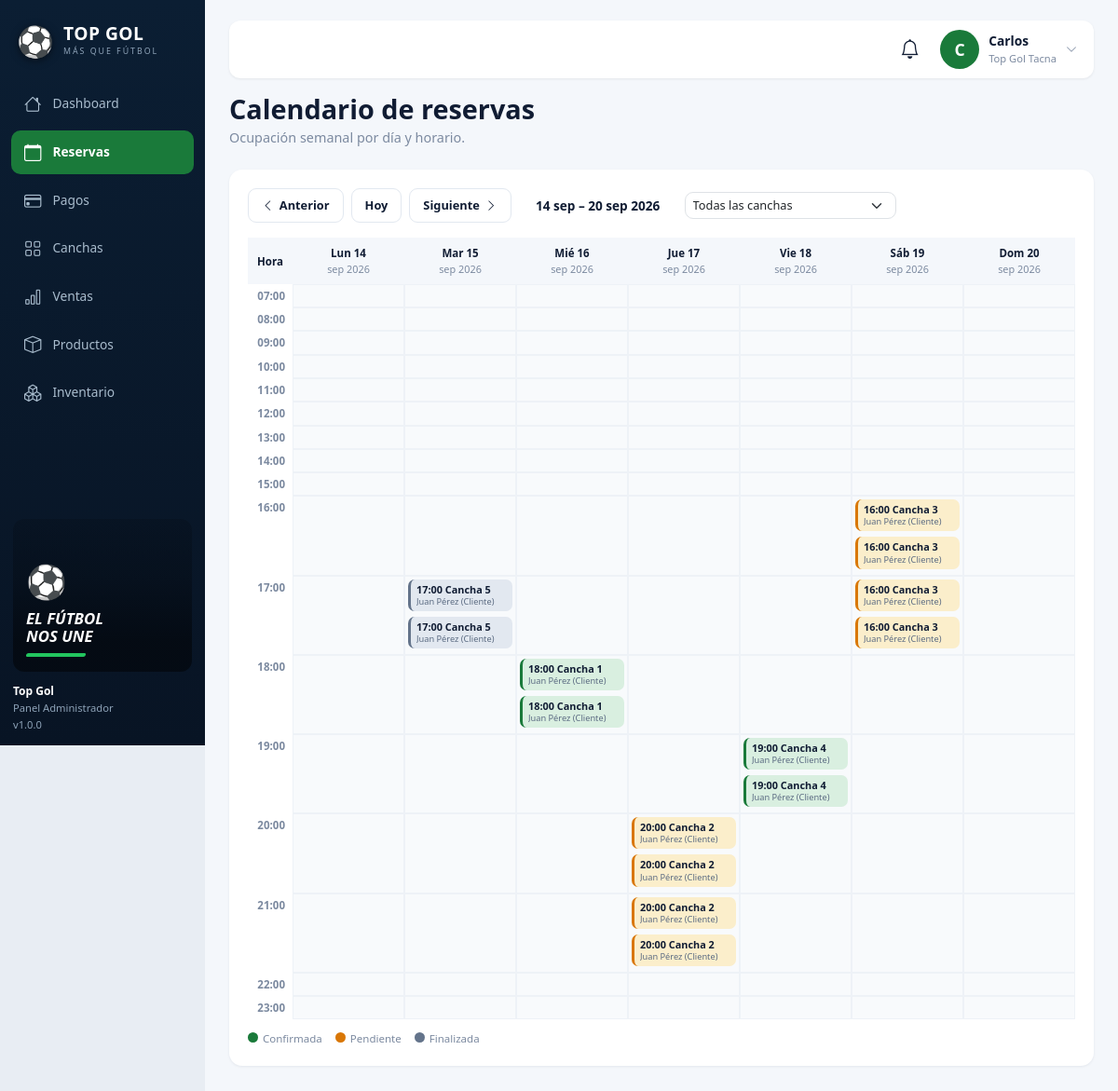
The app's page /admin/calendario?semana=2026-09-14 (signed in) with its own data.
### tables this page shows
CREATE TABLE `reservas` (
  `id` INT NOT NULL AUTO_INCREMENT,
  `usuario_id` INT NOT NULL,
  `cancha_id` INT NOT NULL,
  `fecha` DATE NOT NULL,
  `hora_inicio` TIME NOT NULL,
  `hora_fin` TIME NOT NULL,
  `duracion_horas` DECIMAL(4,2) NOT NULL DEFAULT 1.00,
  `total_pago` DECIMAL(10,2) NOT NULL,
  `estado` ENUM('pendiente', 'confirmada', 'cancelada', 'finalizada') NOT NULL DEFAULT 'pendiente',
  `observaciones` TEXT DEFAULT NULL,
  `metodo_pago` ENUM('yape', 'transferencia_bcp', 'efectivo') DEFAULT NULL,
  `adelanto_monto` DECIMAL(10,2) NOT NULL DEFAULT 20.00,
  `cliente_nombre` VARCHAR(120) DEFAULT NULL,
  `contacto_telefono` VARCHAR(20) DEFAULT NULL,
  `evento_grupo` VARCHAR(32) DEFAULT NULL,
  `pago_estado` ENUM('pendiente', 'en_revision', 'verificado', 'rechazado') NOT NULL DEFAULT 'pendiente',
  `comprobante_ruta` VARCHAR(500) DEFAULT NULL,
  `comprobante_nombre` VARCHAR(255) DEFAULT NULL,
  `comprobante_tipo` VARCHAR(100) DEFAULT NULL,
  `comprobante_size` INT DEFAULT NULL,
  `comprobante_subido_at` TIMESTAMP NULL DEFAULT NULL,
  `pago_verificado_at` TIMESTAMP NULL DEFAULT NULL,
  `pago_verificado_por` INT DEFAULT NULL,
  `created_at` TIMESTAMP NOT NULL DEFAULT CURRENT_TIMESTAMP,
  `updated_at` TIMESTAMP NOT NULL DEFAULT CURRENT_TIMESTAMP ON UPDATE CURRENT_TIMESTAMP,
  PRIMARY KEY (`id`),
  KEY `idx_reserva_usuario` (`usuario_id`),
  KEY `idx_reserva_cancha` (`cancha_id`),
  KEY `idx_reserva_horario` (`cancha_id`, `fecha`, `hora_inicio`, `hora_fin`),
  KEY `idx_reserva_pago_estado` (`pago_estado`),
  CONSTRAINT `fk_reserva_usuario` FOREIGN KEY (`usuario_id`) REFERENCES `usuarios` (`id`) ON DELETE CASCADE,
  CONSTRAINT `fk_reserva_cancha` FOREIGN KEY (`cancha_id`) REFERENCES `canchas` (`id`) ON DELETE CASCADE,
  CONSTRAINT `fk_reserva_verificado_por` FOREIGN KEY (`pago_verificado_por`) REFERENCES `usuarios` (`id`) ON DELETE SET NULL
);

CREATE TABLE `canchas` (
  `id` INT NOT NULL AUTO_INCREMENT,
  `nombre` VARCHAR(100) NOT NULL,
  `descripcion` TEXT DEFAULT NULL,
  `precio_hora` DECIMAL(10,2) NOT NULL,
  `capacidad` INT NOT NULL,
  `tipo` ENUM('futbol_5', 'futbol_7', 'futbol_11') NOT NULL DEFAULT 'futbol_5',
  `iluminacion` TINYINT(1) NOT NULL DEFAULT 1,
  `techada` TINYINT(1) NOT NULL DEFAULT 0,
  `estado` ENUM('disponible', 'mantenimiento') NOT NULL DEFAULT 'disponible',
  `created_at` TIMESTAMP NOT NULL DEFAULT CURRENT_TIMESTAMP,
  `updated_at` TIMESTAMP NOT NULL DEFAULT CURRENT_TIMESTAMP ON UPDATE CURRENT_TIMESTAMP,
  PRIMARY KEY (`id`)
);

CREATE TABLE `usuarios` (
  `id` INT NOT NULL AUTO_INCREMENT,
  `nombre` VARCHAR(100) NOT NULL,
  `email` VARCHAR(100) NOT NULL,
  `password` VARCHAR(255) DEFAULT NULL,
  `telefono` VARCHAR(20) DEFAULT NULL,
  `rol` ENUM('admin', 'cliente') NOT NULL DEFAULT 'cliente',
  `google_id` VARCHAR(255) DEFAULT NULL,
  `avatar` VARCHAR(500) DEFAULT NULL,
  `created_at` TIMESTAMP NOT NULL DEFAULT CURRENT_TIMESTAMP,
  `updated_at` TIMESTAMP NOT NULL DEFAULT CURRENT_TIMESTAMP ON UPDATE CURRENT_TIMESTAMP,
  PRIMARY KEY (`id`),
  UNIQUE KEY `idx_usuario_email` (`email`),
  UNIQUE KEY `idx_usuario_google_id` (`google_id`)
);

### app/Views/reservas/calendario.php (the view, shortened to what the rows shown need)
<?php
$diasN = ['Lun', 'Mar', 'Mié', 'Jue', 'Vie', 'Sáb', 'Dom'];
$mesesC = ['', 'ene', 'feb', 'mar', 'abr', 'may', 'jun', 'jul', 'ago', 'sep', 'oct', 'nov', 'dic'];
$hoy = $hoy ?? date('Y-m-d');
$filtroCancha = (int)($filtroCancha ?? 0);
$domingo = $dias[6];
$rango = date('d', strtotime($lunes)) . ' ' . $mesesC[(int)date('n', strtotime($lunes))]
    . ' – ' . date('d', strtotime($domingo)) . ' ' . $mesesC[(int)date('n', strtotime($domingo))] . ' ' . date('Y', strtotime($domingo));
$urlSemana = static fn(string $fecha): string => url('/admin/calendario?semana=' . $fecha . ($filtroCancha > 0 ? '&cancha=' . $filtroCancha : ''));
$chipCls = static fn(string $e): string => match ($e) {
    'confirmada' => 'ok', 'pendiente' => 'warn',
    'finalizada' => 'fin', default => 'fin',
};
$canchaCorta = static function (string $nombre): string {
    if (preg_match('/cancha\s*\d+/i', $nombre, $m)) {
        return ucwords(strtolower($m[0]));
    }
    return mb_strimwidth($nombre, 0, 14, '…');
};
?>
<?php require VIEWS_PATH . DIRECTORY_SEPARATOR . 'layout' . DIRECTORY_SEPARATOR . 'admin_top.php'; ?>
            <div class="d-flex align-items-start justify-content-between gap-3 flex-wrap mb-4">
                <div>
                    <h1 class="adm-h1">Calendario de reservas</h1>
                    <p class="adm-sub">Ocupación semanal por día y horario.</p>
                </div>
            </div>
            <div class="panel-2 mb-4">
                <div class="cal-nav mb-3">
                    <a href="<?= $urlSemana(date('Y-m-d', strtotime($lunes . ' -7 days'))) ?>" class="cal-btn"><i class="bi bi-chevron-left"></i> Anterior</a>
                    <a href="<?= $urlSemana(date('Y-m-d')) ?>" class="cal-btn">Hoy</a>
                    <a href="<?= $urlSemana(date('Y-m-d', strtotime($lunes . ' +7 days'))) ?>" class="cal-btn">Siguiente <i class="bi bi-chevron-right"></i></a>
                    <span class="cal-rango"><?= htmlspecialchars($rango) ?></span>
                    <form action="<?= url('/admin/calendario') ?>" method="GET" class="d-flex gap-2 align-items-center">
                    <select name="cancha" class="form-select form-select-sm" style="border-radius:9px;font-size:.8rem;" onchange="this.form.submit()">
                        <option value="0">Todas las canchas</option>
                    </select>
                </form>
                </div>
                <div class="table-responsive">
                <table class="cal-table">
                    <thead>
                        <tr>
                            <th style="width:52px;">Hora</th>
                            <?php foreach ($dias as $i => $d): ?>
                                <?php $ts = strtotime($d); ?>
                                <th class="<?= $d === $hoy ? 'hoy' : '' ?>">
                                    <?= $diasN[$i] ?> <?= date('d', $ts) ?>
                                    <small><?= $mesesC[(int)date('n', $ts)] ?> <?= date('Y', $ts) ?></small>
                                </th>
                            <?php endforeach; ?>
                        </tr>
                    </thead>
                    <tbody>
                        <?php for($h=7;$h<=23;$h++): $hStr=sprintf('%02d',$h); ?>
                            <tr>
                                <th><?= $hStr ?>:00</th>
                                <?php foreach ($dias as $d): ?>
                                    <td class="<?= $d === $hoy ? 'hoy' : ($d < $hoy ? 'pasado' : '') ?>">
                                        <div style="display:flex; flex-direction:column; gap:3px;">
                                        <?php foreach(['00','30'] as $mm): $slot=$hStr.':'.$mm; $celda=$grilla[$d][$slot] ?? []; if(empty($celda)) continue; $mostrar=array_slice($celda,0,2); foreach($mostrar as $r): ?>
                                            <a class="chip <?= $chipCls($r['estado']) ?>" href="<?= url('/mis-reservas/' . $r['id']) ?>" title="#<?= $r['id'] ?> · <?= htmlspecialchars($r['usuario_nombre']) ?> · <?= date('H:i', strtotime($r['hora_inicio'])) ?>-<?= date('H:i', strtotime($r['hora_fin'])) ?>">
                                                <strong><?= date('H:i', strtotime($r['hora_inicio'])) ?> <?= htmlspecialchars($canchaCorta((string)$r['cancha_nombre'])) ?></strong>
                                                <small><?= htmlspecialchars($r['usuario_nombre']) ?></small>
                                            </a>
                                        <?php endforeach; if(count($celda)>2): ?><span class="mas">+<?= count($celda)-2 ?> más</span><?php endif; endforeach; ?>
                                        </div>
                                    </td>
                                <?php endforeach; ?>
                            </tr>
                        <?php endfor; ?>
                    </tbody>
                </table>
                </div>
                <div class="cal-legend">
                    <span><i class="dot" style="background:#1a7a3a;"></i>Confirmada</span>
                    <span><i class="dot" style="background:#d97706;"></i>Pendiente</span>
                    <span><i class="dot" style="background:#64748b;"></i>Finalizada</span>
                </div>
            </div>
<?php require VIEWS_PATH . DIRECTORY_SEPARATOR . 'layout' . DIRECTORY_SEPARATOR . 'admin_bottom.php'; ?>

### app/Core/Router.php (shortened to what the rows shown need)
<?php
class Router {
    private array $rutas = [
        'GET'  => [],
        'POST' => []
    ];
    private function registrar(string $metodo, string $ruta, string $accion, array $middlewares): void {
        $rutaNormalizada = '/' . trim($ruta, '/');
        preg_match_all('/\{([a-zA-Z0-9_]+)\}/', $rutaNormalizada, $matches);
        $nombresParametros = $matches[1] ?? [];
        $regex = preg_replace('/\{[a-zA-Z0-9_]+\}/', '([^/]+)', $rutaNormalizada);
        $regexFinal = '#^' . $regex . '$#';
        $this->rutas[$metodo][] = [
            'ruta'        => $rutaNormalizada,
            'regex'       => $regexFinal,
            'accion'      => $accion,
            'params'      => $nombresParametros,
            'middlewares' => $middlewares
        ];
    }
    public function dispatch(): void {
        $metodo = $_SERVER['REQUEST_METHOD'] ?? 'GET';
        $uri = $this->obtenerRutaActual();
        foreach ($this->rutas[$metodo] as $rutaInfo) {
            if (preg_match($rutaInfo['regex'], $uri, $matches)) {
                array_shift($matches);
                $this->ejecutarAccion($rutaInfo['accion'], $matches);
                return;
            }
        }
    }
    private function obtenerRutaActual(): string {
        if (!empty($_GET['url']) && $_GET['url'] !== 'index.php') {
            $uri = '/' . trim((string)$_GET['url'], '/');
            return $uri === '//' ? '/' : $uri;
        }
        $requestUri = $_SERVER['REQUEST_URI'] ?? '/';
        $requestUri = preg_replace('#^/public(/|$)#', '$1', $requestUri);
        $requestUri = preg_replace('#^/index\.php(/|$)#', '$1', $requestUri);
        $uri = '/' . trim($requestUri, '/');
        return $uri === '//' ? '/' : $uri;
    }
    private function ejecutarAccion(string $accion, array $params): void {
        [$controladorNombre, $metodo] = explode('@', $accion);
        $controlador = new $claseCompleta();
        call_user_func_array([$controlador, $metodo], $params);
    }
}

### records on screen
reservas: hora_inicio "16:00", cancha.nombre "Cancha 3", usuario.nombre "Juan Pérez (Cliente)"
reservas: hora_inicio "17:00", cancha.nombre "Cancha 5", usuario.nombre "Juan Pérez (Cliente)"
reservas: hora_inicio "18:00", cancha.nombre "Cancha 1", usuario.nombre "Juan Pérez (Cliente)"
reservas: hora_inicio "19:00", cancha.nombre "Cancha 4", usuario.nombre "Juan Pérez (Cliente)"
reservas: hora_inicio "20:00", cancha.nombre "Cancha 2", usuario.nombre "Juan Pérez (Cliente)"

### other values on screen
$item['label'] "Dashboard"
$item['label'] "Reservas"
$item['label'] "Pagos"
$item['label'] "Canchas"
$item['label'] "Ventas"
$item['label'] "Productos"
$item['label'] "Inventario"
$diasN[$i] "Lun"
date('d', $ts) "14"
$mesesC[(int)date('n', $ts)] "sep"
date('Y', $ts) "2026"
$diasN[$i] "Mar"
date('d', $ts) "15"
$diasN[$i] "Mié"
date('d', $ts) "16"
